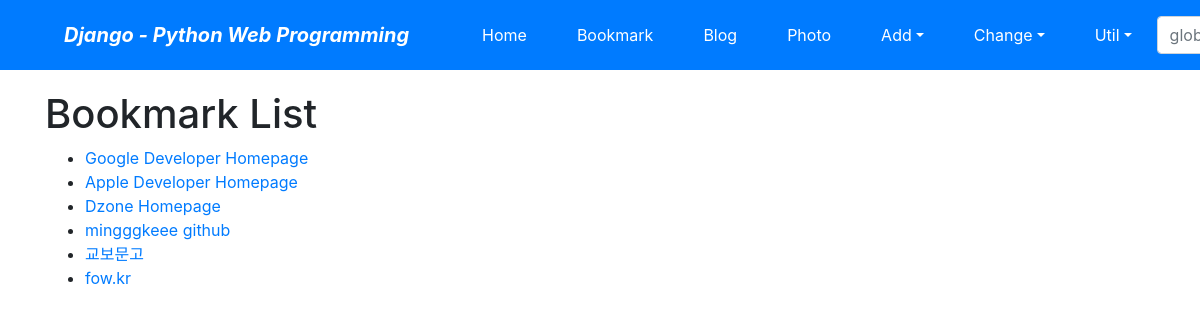
Screenshot of /bookmark/ with the database file from the repository.
### bookmark/models.py (models this page shows)
class Bookmark(models.Model):
    title = models.CharField(max_length=100, blank=True) # varchar(100)
    url = models.URLField(unique=True) # 중복되면 안되니까 unique 특성 주기
    owner = models.ForeignKey(User, on_delete=models.CASCADE, blank=True, null=True, verbose_name="OWNER")
    def __str__(self):
        return self.title

### bookmark/views.py (the view)
# urls.py: path('', BookmarkLV.as_view(), name='index'),
class BookmarkLV(ListView):
    model = Bookmark

### bookmark/templates/bookmark/bookmark_list.html (shortened to what this page needs)
{% extends 'base.html' %}
{% block content %}
<h1>Bookmark List</h1>
<ul>
{% for bookmark in object_list %}
    <li><a href="/bookmark/{{ bookmark.id }}">{{ bookmark }}</a></li>
</ul>
{% endblock %}

### rows the page displays
Bookmark: title "Google Developer Homepage"
Bookmark: title "Apple Developer Homepage"
Bookmark: title "Dzone Homepage"
Bookmark: title "mingggkeee github"
Bookmark: title "교보문고"
Bookmark: title "fow.kr"
